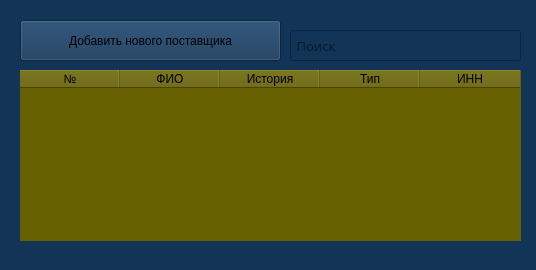
<?xml version="1.0" encoding="UTF-8"?>
<ui version="4.0">
 <class>Suppliers</class>
 <widget class="QMainWindow" name="Suppliers">
  <property name="geometry">
   <rect>
    <x>0</x>
    <y>0</y>
    <width>536</width>
    <height>270</height>
   </rect>
  </property>
  <property name="cursor">
   <cursorShape>ArrowCursor</cursorShape>
  </property>
  <property name="acceptDrops">
   <bool>false</bool>
  </property>
  <property name="windowTitle">
   <string>Поставщики</string>
  </property>
  <property name="windowIcon">
   <iconset>
    <normaloff>../../Downloads/Мастер пол.ico</normaloff>../../Downloads/Мастер пол.ico</iconset>
  </property>
  <property name="styleSheet">
   <string notr="true">background-color:#123456;
padding: 0;
</string>
  </property>
  <widget class="QWidget" name="centralwidget">
   <widget class="QTableWidget" name="tableSuppliers">
    <property name="geometry">
     <rect>
      <x>20</x>
      <y>70</y>
      <width>501</width>
      <height>171</height>
     </rect>
    </property>
    <property name="acceptDrops">
     <bool>false</bool>
    </property>
    <property name="styleSheet">
     <string notr="true">border: 0px;
max-width: 700px;
background-color:#666000;</string>
    </property>
    <property name="dragEnabled">
     <bool>false</bool>
    </property>
    <property name="alternatingRowColors">
     <bool>false</bool>
    </property>
    <property name="sortingEnabled">
     <bool>false</bool>
    </property>
    <attribute name="horizontalHeaderCascadingSectionResizes">
     <bool>false</bool>
    </attribute>
    <attribute name="verticalHeaderShowSortIndicator" stdset="0">
     <bool>false</bool>
    </attribute>
    <column>
     <property name="text">
      <string>№</string>
     </property>
    </column>
    <column>
     <property name="text">
      <string>ФИО</string>
     </property>
    </column>
    <column>
     <property name="text">
      <string>История</string>
     </property>
    </column>
    <column>
     <property name="text">
      <string>Тип</string>
     </property>
    </column>
    <column>
     <property name="text">
      <string>ИНН</string>
     </property>
    </column>
   </widget>
   <widget class="QLineEdit" name="findSuppliers">
    <property name="geometry">
     <rect>
      <x>290</x>
      <y>30</y>
      <width>231</width>
      <height>31</height>
     </rect>
    </property>
    <property name="font">
     <font>
      <family>&quot;Segoe UI Black&quot;</family>
      <pointsize>10</pointsize>
      <weight>10</weight>
      <italic>false</italic>
      <bold>false</bold>
     </font>
    </property>
    <property name="styleSheet">
     <string notr="true">border: 0px;
max-width: 700px;
background-color:#white;

color: black;
font: 87 10pt \&quot;Segoe UI Black\&quot;;\n</string>
    </property>
    <property name="inputMask">
     <string/>
    </property>
    <property name="text">
     <string/>
    </property>
    <property name="placeholderText">
     <string> Поиск</string>
    </property>
   </widget>
   <widget class="QPushButton" name="addNewSupplierButton">
    <property name="geometry">
     <rect>
      <x>20</x>
      <y>20</y>
      <width>261</width>
      <height>41</height>
     </rect>
    </property>
    <property name="cursor">
     <cursorShape>PointingHandCursor</cursorShape>
    </property>
    <property name="styleSheet">
     <string notr="true">background-color:#666000;

border: 6px;
color: black;
font: 87 10pt \&quot;Segoe UI Black\&quot;;\n</string>
    </property>
    <property name="text">
     <string>Добавить нового поставщика</string>
    </property>
   </widget>
  </widget>
 </widget>
 <resources/>
 <connections/>
</ui>
